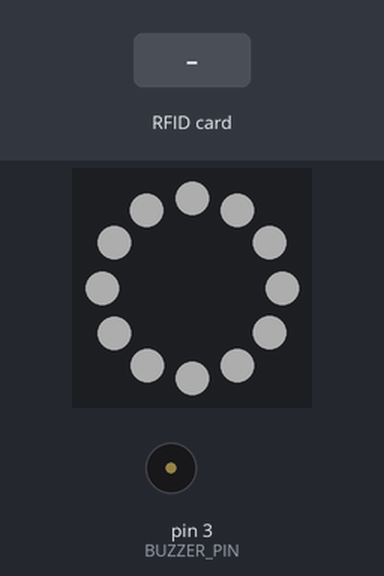
Bench run of a sketch on a simulated Arduino Uno, built with avr-gcc and run on an emulated ATmega328P. On the bench: 12 RGB LEDs in a ring, first at the top, clockwise, buzzer (waves = sounding, pin HIGH). Inputs (shaded band) come from the test bench. Dim RGB values are drawn brighter than linear; pins used as bus, display or sensor lines are not drawn; what the sketch prints to the serial monitor is not drawn.

Above: at 5.2 s.
8.0 s: RFID card 5E 7A 19 C4 held to the reader
At 8.44 s:
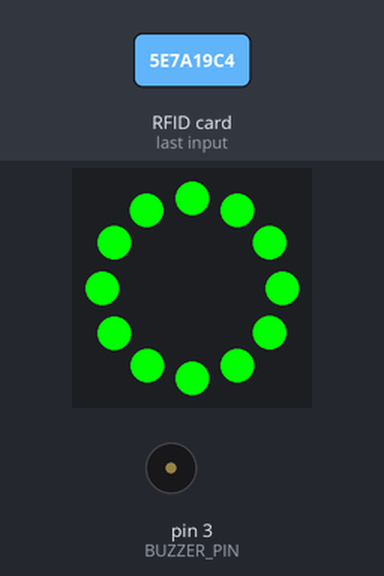
At 9.9 s:
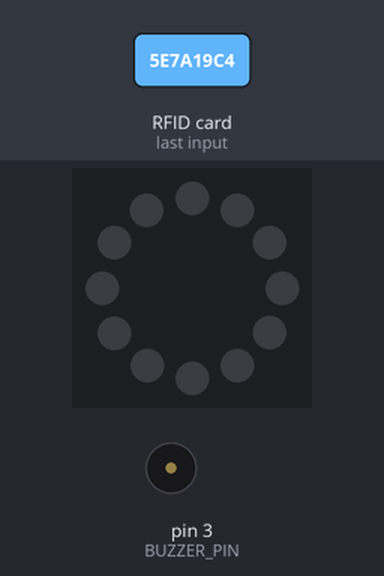
Timing chart, 0 to 11.4 s (numbered marks = the images above; inputs shaded):
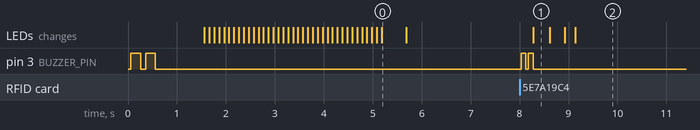

Measured:
- after the input at 8.0 s, pin 3 (BUZZER_PIN): alternates HIGH for 0.10 s and LOW for 0.05 s, 4 changes in all, then stays LOW, starting at once; the LEDs: change after 0.28 s (image 1)
- what the display in image 0 shows lasts 0.5 s, from 5.2 s to 5.7 s

The sketch:

component_test.ino
```cpp
/*
 * GameBoard Component Test
 * Tests all hardware components before full game upload
 *
 * This code verifies:
 * - RFID reader can detect cards
 * - NeoPixel ring displays colors
 * - Buzzer produces audio
 * - All pin connections working
 */

#include <SPI.h>
#include <MFRC522.h>
#include <Adafruit_NeoPixel.h>

#define RST_PIN 9
#define SS_PIN 10
#define BUZZER_PIN 3
#define NEOPIXEL_PIN 6
#define NEOPIXEL_COUNT 12

MFRC522 mfrc522(SS_PIN, RST_PIN);
Adafruit_NeoPixel pixels(NEOPIXEL_COUNT, NEOPIXEL_PIN, NEO_GRB + NEO_KHZ800);

void setup() {
  Serial.begin(9600);
  while (!Serial);

  Serial.println("=== GAMEBOARD COMPONENT TEST ===");
  Serial.println("Testing all hardware components...");
  Serial.println();

  // Initialize hardware
  SPI.begin();
  mfrc522.PCD_Init();
  pixels.begin();
  pixels.clear();
  pixels.show();
  pinMode(BUZZER_PIN, OUTPUT);

  // Test sequence
  testBuzzer();
  delay(1000);

  testNeoPixelRing();
  delay(1000);

  testRFIDReader();

  Serial.println("=== ALL TESTS COMPLETE ===");
  Serial.println("Scan RFID cards to test detection...");
  Serial.println();
}

void testBuzzer() {
  Serial.print("Testing buzzer... ");

  // Short beep pattern
  digitalWrite(BUZZER_PIN, HIGH);
  delay(200);
  digitalWrite(BUZZER_PIN, LOW);
  delay(100);
  digitalWrite(BUZZER_PIN, HIGH);
  delay(200);
  digitalWrite(BUZZER_PIN, LOW);

  Serial.println("✓ PASS (if you heard beeps)");
}

void testNeoPixelRing() {
  Serial.print("Testing NeoPixel ring... ");

  // Red sweep
  for(int i = 0; i < NEOPIXEL_COUNT; i++) {
    pixels.clear();
    pixels.setPixelColor(i, pixels.Color(100, 0, 0)); // Red
    pixels.show();
    delay(100);
  }

  // Green sweep
  for(int i = 0; i < NEOPIXEL_COUNT; i++) {
    pixels.clear();
    pixels.setPixelColor(i, pixels.Color(0, 100, 0)); // Green
    pixels.show();
    delay(100);
  }

  // Blue sweep
  for(int i = 0; i < NEOPIXEL_COUNT; i++) {
    pixels.clear();
    pixels.setPixelColor(i, pixels.Color(0, 0, 100)); // Blue
    pixels.show();
    delay(100);
  }

  // All white flash
  for(int i = 0; i < NEOPIXEL_COUNT; i++) {
    pixels.setPixelColor(i, pixels.Color(50, 50, 50)); // White
  }
  pixels.show();
  delay(500);
  pixels.clear();
  pixels.show();

  Serial.println("✓ PASS (if you saw red/green/blue/white)");
}

void testRFIDReader() {
  Serial.print("Testing RFID reader... ");

  // Check if RFID module is responding
  byte version = mfrc522.PCD_ReadRegister(mfrc522.VersionReg);
  if (version == 0x00 || version == 0xFF) {
    Serial.println("✗ FAIL - RFID not responding");
    Serial.println("  Check connections: VCC to 3.3V, all SPI pins");
    return;
  }

  Serial.println("✓ PASS - RFID module responding");
  Serial.print("  Firmware version: 0x");
  Serial.println(version, HEX);
}

void loop() {
  // Continuous RFID card detection test
  if (mfrc522.PICC_IsNewCardPresent() && mfrc522.PICC_ReadCardSerial()) {
    Serial.println("🎉 CARD DETECTED!");

    // Display card UID
    Serial.print("Card UID: ");
    for (byte i = 0; i < mfrc522.uid.size; i++) {
      Serial.print(mfrc522.uid.uidByte[i] < 0x10 ? " 0" : " ");
      Serial.print(mfrc522.uid.uidByte[i], HEX);
    }
    Serial.println();

    // Visual/audio feedback
    cardDetectedFeedback();

    mfrc522.PICC_HaltA();
    mfrc522.PCD_StopCrypto1();
    delay(1000);
  }

  delay(100);
}

void cardDetectedFeedback() {
  // Happy beep
  digitalWrite(BUZZER_PIN, HIGH);
  delay(100);
  digitalWrite(BUZZER_PIN, LOW);
  delay(50);
  digitalWrite(BUZZER_PIN, HIGH);
  delay(100);
  digitalWrite(BUZZER_PIN, LOW);

  // Green flash
  for(int i = 0; i < NEOPIXEL_COUNT; i++) {
    pixels.setPixelColor(i, pixels.Color(0, 255, 0)); // Bright green
  }
  pixels.show();
  delay(300);

  // Fade out
  for(int brightness = 255; brightness >= 0; brightness -= 15) {
    for(int i = 0; i < NEOPIXEL_COUNT; i++) {
      pixels.setPixelColor(i, pixels.Color(0, brightness, 0));
    }
    pixels.show();
    delay(30);
  }
}
```
